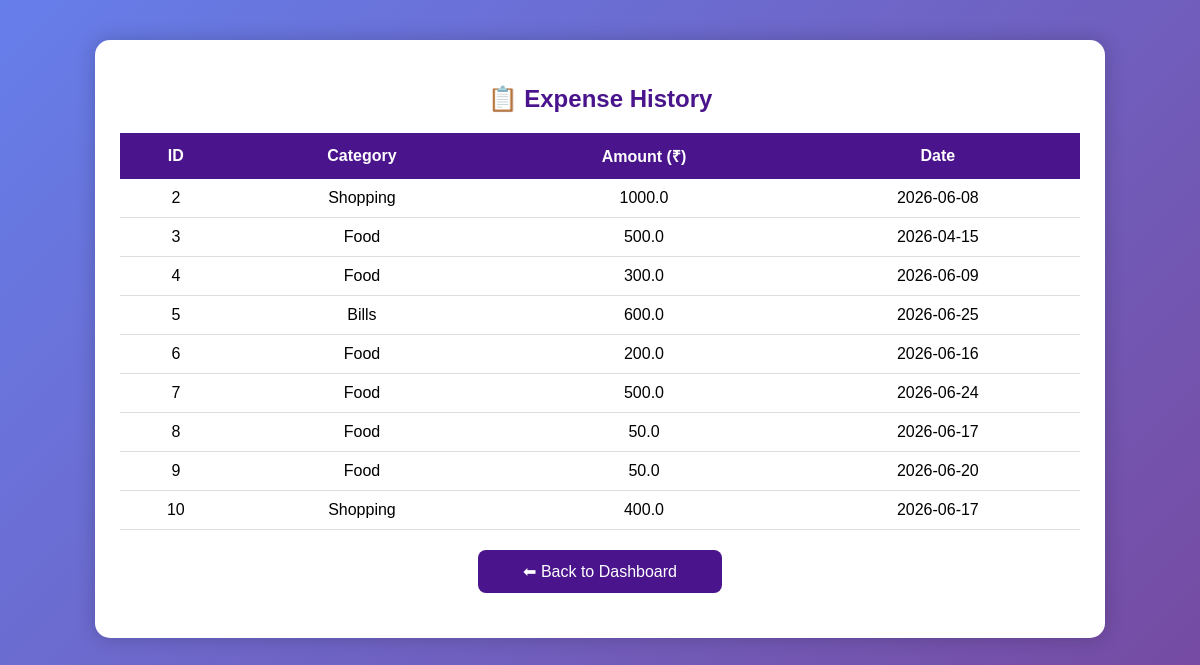
Before: /view with the older database file.
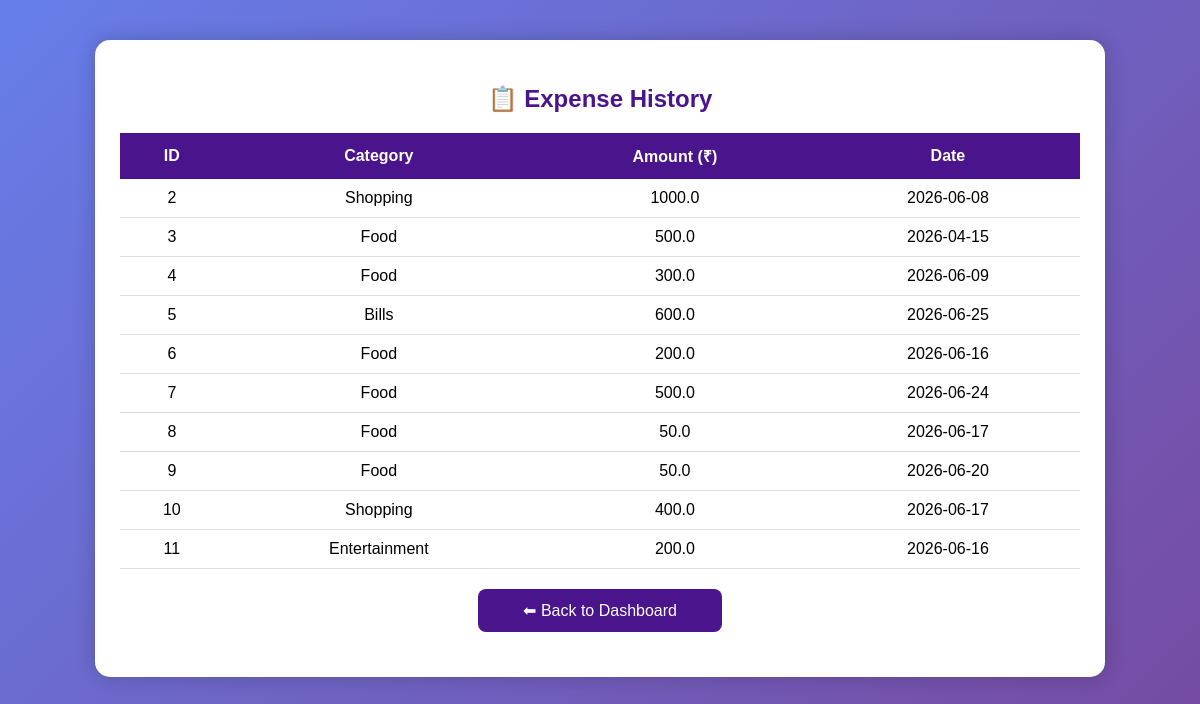
After: the same page with the newer database file.
### tables this page shows
CREATE TABLE expenses (
        id INTEGER PRIMARY KEY AUTOINCREMENT,
        category TEXT,
        amount REAL,
        date TEXT
    );

### app.py (the view)
@app.route('/view')
def view_expenses():
    conn = sqlite3.connect("expense.db")
    cursor = conn.cursor()
    cursor.execute("SELECT * FROM expenses")
    expenses = cursor.fetchall()
    return render_template("view_expenses.html", expenses=expenses)

### templates/view_expenses.html (shortened to what this page needs)
<!DOCTYPE html>
<html>
<head>
</head>
<body>
<div class="container">
    <h2>📋 Expense History</h2>
    <table>
        <tr>
            <th>ID</th>
            <th>Category</th>
            <th>Amount (₹)</th>
            <th>Date</th>
        </tr>
        {% for e in expenses %}
        <tr>
            <td>{{ e[0] }}</td>
            <td>{{ e[1] }}</td>
            <td>{{ e[2] }}</td>
            <td>{{ e[3] }}</td>
        </tr>
        {% endfor %}
    </table>
    <a href="/dashboard" class="btn">⬅ Back to Dashboard</a>
</div>
</body>
</html>

### templates/view_expenses.html (style rules this page uses)
body { font-family: Arial, sans-serif; background: linear-gradient(135deg,#667eea,#764ba2); margin:0; padding:0; }
.container { width:80%; margin:40px auto; background:white; padding:25px; border-radius:15px; box-shadow:0 0 20px rgba(0,0,0,0.2); }
h2 { text-align:center; color:#4a148c; }
table { width:100%; border-collapse:collapse; margin-top:20px; }
th { background:#4a148c; color:white; padding:12px; }
td { padding:10px; text-align:center; border-bottom:1px solid #ddd; }
.btn { display:block; width:220px; margin:20px auto; text-align:center; text-decoration:none; background:#4a148c; color:white; padding:12px; border-radius:8px; }

Changed rows visible on the page:
added expenses: id "11", category "Entertainment", amount "200.0", date "2026-06-16"
